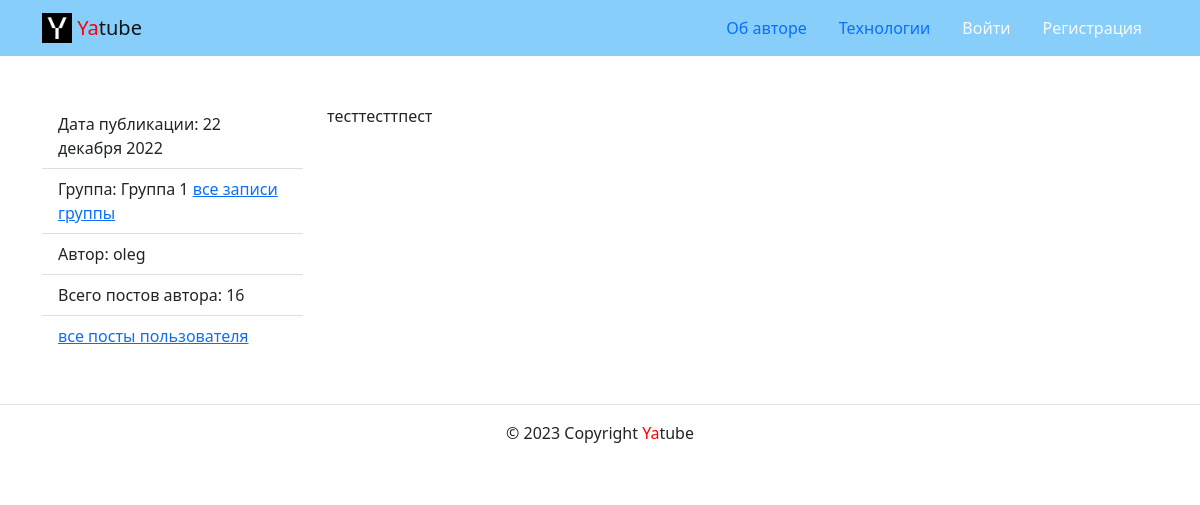
Page /posts/54/ on the committed database.
### posts/models.py (models this page shows)
class Post(models.Model):
    text = models.TextField(verbose_name="Текст поста")
    pub_date = models.DateTimeField(
        "Дата публикации",
        auto_now_add=True,
        db_index=True,
    )
    author = models.ForeignKey(
        User,
        on_delete=models.CASCADE,
        related_name='posts',
        verbose_name='Автор',
    )
    group = models.ForeignKey(
        'Group',
        blank=True,
        null=True,
        on_delete=models.SET_NULL,
        related_name='posts',
        verbose_name="Группа",
    )
    image = models.ImageField(
        'Картинка',
        upload_to='posts/',
        blank=True
    )
    def __str__(self):
        return self.text[:15]
    class Meta():
        ordering = ['-pub_date']

class Group(models.Model):
    title = models.CharField(max_length=200)
    slug = models.SlugField(unique=True)
    description = models.TextField()
    def __str__(self):
        return self.title

### posts/views.py (the view)
# urls.py: path('posts/<int:post_id>/', views.post_detail, name='post_detail'),
def post_detail(request, post_id):
    post = get_object_or_404(Post, id=post_id)
    posts_count = Post.objects.filter(author=post.author).count()
    comments = post.comments.all()
    form = CommentForm()
    template = 'posts/post_detail.html'
    context = {
        'post': post,
        'posts_count': posts_count,
        'requser': request.user,
        'comments': comments,
        'form': form,
    }
    return render(request, template, context)

### core/context_processors/year.py (called while the page is built)
def year(request):
    year = timezone.now().year
    return {'year': year}

### templates/posts/post_detail.html (shortened to what this page needs)
{% extends "base.html" %}
{% load user_filters %}
{% load thumbnail %}
{% block content %}
<div class="row">
  <aside class="col-12 col-md-3">
    <ul class="list-group list-group-flush">
      <li class="list-group-item">
        Дата публикации: {{ post.pub_date|date:'d E Y' }}
      </li>
      <li class="list-group-item">
        Группа:
        {% if post.group %}
        {{ post.group }}
        {% else %}
        ---Пусто---
        {% endif %}
        {% if post.group %}
          <a href="{% url 'posts:group_posts' post.group.slug %}">все записи группы</a>
        {% endif %}
      </li>
      <li class="list-group-item">
        Автор: {% if post.author.get_full_name %}{{ post.author.get_full_name }}{% else %}{{ post.author }}{% endif %}
      </li>
      <li class="list-group-item">
        Всего постов автора: {{ posts_count }}
      </li>
      <li class="list-group-item">
        <a href="{% url 'posts:profile' post.author %}">все посты пользователя</a>
      </li>
    </ul>
  </aside>
  <article class="col-12 col-md-9">
    <p>{{ post }}</p>
  </article>
</div>
{% endblock %}

### rows in the picture
Post: pub_date "22 декабря 2022", group "Группа 1", author "oleg", text "тесттесттпест"

### other values in the picture
{{ posts_count }} "16"
